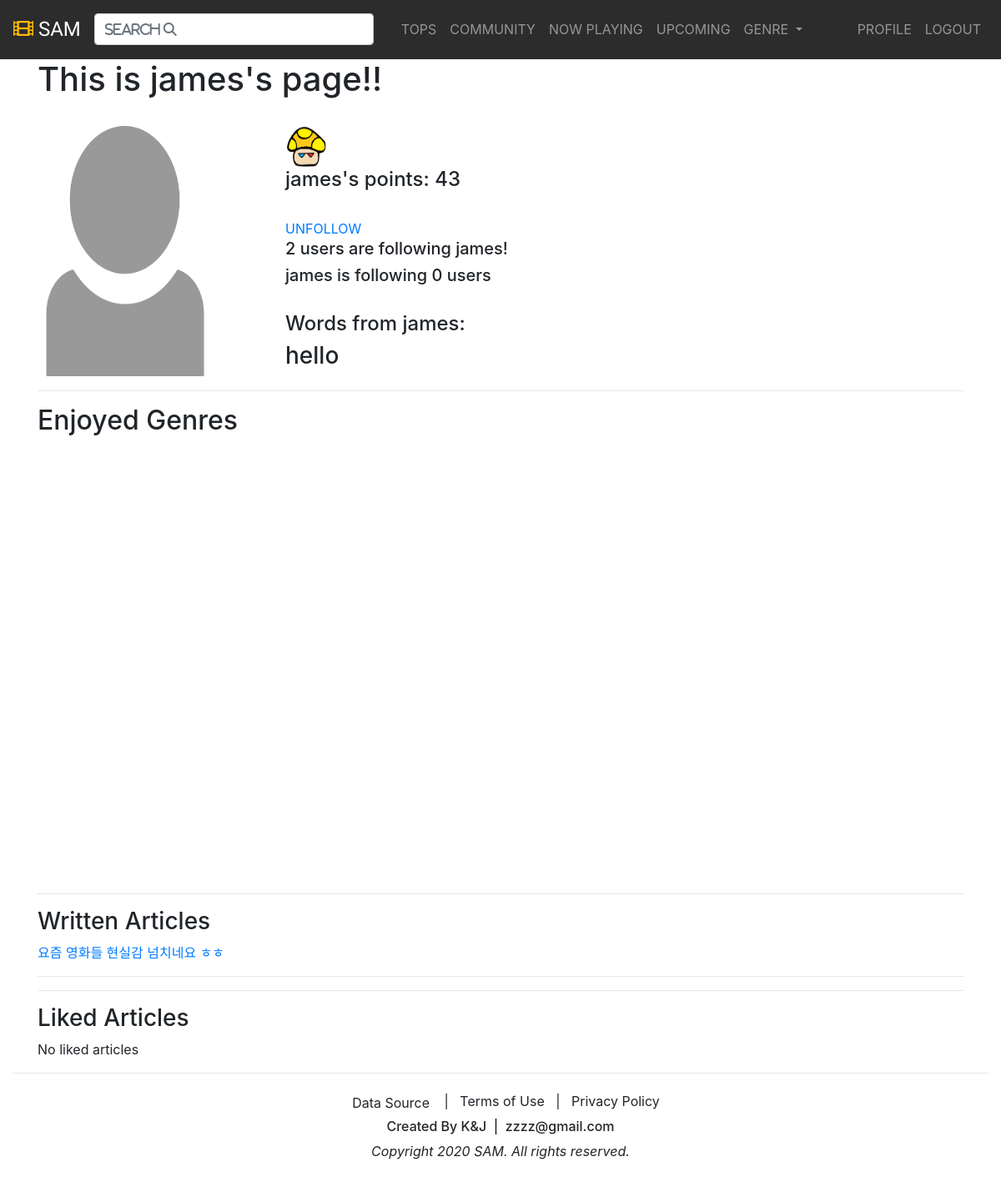
Page /accounts/james/ (signed in) on the committed database.
### accounts/models.py (models this page shows)
class User(AbstractUser):
    nickname = models.CharField(max_length=30, unique=True, error_messages={'unique':"Sorry! This nickname is already in use TT"})
    email = models.EmailField(verbose_name='email',max_length=255, unique=True, error_messages={'unique':"This email is already in use XD"})
    description = models.CharField(max_length=40, blank=True)
    avatar = models.ImageField(upload_to = 'images', blank=True)
    points = models.IntegerField(default=0)
    following = models.ManyToManyField(settings.AUTH_USER_MODEL, related_name='follower')

### movies/models.py (models this page shows)
class Article(models.Model):
    user = models.ForeignKey(settings.AUTH_USER_MODEL, on_delete=models.CASCADE)
    title = models.CharField(max_length=100)
    content = models.TextField()
    created_at = models.DateTimeField(auto_now_add=True)
    updated_at = models.DateTimeField(auto_now=True)
    like_users = models.ManyToManyField(settings.AUTH_USER_MODEL, related_name = 'like_articles')

### accounts/views.py (the view)
# urls.py: path('<username>/', views.profile, name='profile'),
@login_required
def profile(request, username):
    User = get_user_model()
    person = get_object_or_404(User,username=username)
    articles = person.article_set.all()
    liked_articles = person.like_articles.all()
    flag = 0
    act = get_object_or_404(Genre, id=28)
    action = get_object_or_404(Love, user=person, genre=act)
    flag += action.value
    ani = get_object_or_404(Genre, id=12)
    animation = get_object_or_404(Love, user=person, genre=ani)
    flag += animation.value
    com = get_object_or_404(Genre, id=16)
    comedy = get_object_or_404(Love, user=person, genre=com)
    flag += comedy.value
    crim = get_object_or_404(Genre, id=35)
    crime = get_object_or_404(Love, user=person, genre=crim)
    flag += crime.value
    docu = get_object_or_404(Genre, id=80)
    documentary = get_object_or_404(Love, user=person, genre=docu)
    flag += documentary.value
    dra = get_object_or_404(Genre, id=99)
    drama = get_object_or_404(Love, user=person, genre=dra)
    flag += drama.value
    fam = get_object_or_404(Genre, id=10751)
    family = get_object_or_404(Love, user=person, genre=fam)
    flag += family.value
    fan = get_object_or_404(Genre, id=14)
    fantasy = get_object_or_404(Love, user=person, genre=fan)
    flag += fantasy.value
    his = get_object_or_404(Genre, id=36)
    history = get_object_or_404(Love, user=person, genre=his)
    flag += history.value
    hor = get_object_or_404(Genre, id=27)
    horror = get_object_or_404(Love, user=person, genre=hor)
    flag += horror.value
    mu = get_object_or_404(Genre, id=10402)
    music = get_object_or_404(Love, user=person, genre=mu)
    flag += music.value
    mys = get_object_or_404(Genre, id=9648)
    mystery = get_object_or_404(Love, user=person, genre=mys)
    flag += mystery.value
    ro = get_object_or_404(Genre, id=10749)
    romance = get_object_or_404(Love, user=person, genre=ro)
    flag += romance.value
    sfe = get_object_or_404(Genre, id=878)
    sf = get_object_or_404(Love, user=person, genre=sfe)
    flag += sf.value
    tv = get_object_or_404(Genre, id=10770)
    tvm = get_object_or_404(Love, user=person, genre=tv)
    flag += tvm.value
    thri = get_object_or_404(Genre, id=53)
    thriller = get_object_or_404(Love, user=person, genre=thri)
    flag += thriller.value
    wa = get_object_or_404(Genre, id=10752)
    war = get_object_or_404(Love, user=person, genre=wa)
    flag += war.value
    wes = get_object_or_404(Genre, id=37)
    western = get_object_or_404(Love, user=person, genre=wes)
    flag += western.value
    context = {
        'person':person,
        "articles":articles,
        "liked_articles":liked_articles,
        "action":action,
        "animation":animation,
        "comedy":comedy,
        "crime":crime,
        "documentary":documentary,
        "drama":drama,
        "family":family,
        "fantasy":fantasy,
        "history":history,
        "horror":horror,
        "music":music,
        "mystery":mystery,
        "romance":romance,
        "sf":sf,
        "tvm":tvm,
        "thriller":thriller,
        "war":war,
        "western":western,
        "flag":flag,
    }
    return render(request,'accounts/profile.html',context)

### accounts/templates/accounts/profile.html (shortened to what this page needs)
{% extends 'base.html' %}
{% load static %}
{% block content %}
{% if user == person %}
    <h1>Welcome {{ person.nickname }}!!</h1>
    <a href="{% url 'accounts:update' person.username %}">Update</a>
{% else %}
    <h1>This is {{ person.nickname }}'s page!!</h1>
{% endif %}
<br>
<div class="row">
    <div class="mr-4">
        {% if person.avatar %}
            <img src="{{ person.avatar.url }}" height="300" width="240">
        {% else %}
            <img src="../../../../static/base_img.jpg" height="300" width="240">
        {% endif %}
    </div>
    <div class="ml-5">
        {% if person.points < 10 %}
            <img src="../../../../static/rank_1.png" height="50" width="50">
        {% elif 10 <= person.points and person.points < 20 %}
            <img src="../../../../static/rank_2.png" height="50" width="50">
        {% elif 20 <= person.points and person.points < 30 %}
            <img src="../../../../static/rank_3.png" height="50" width="50">
        {% else %}
            <img src="../../../../static/rank_4.png" height="50" width="50">
        {% endif %}
        <h4>{{ person.nickname }}'s points: {{person.points}}</h4>
        <br>
        {% if request.user != person %}
            {% if person in request.user.following.all %}
            <a href="{% url 'accounts:follow' person.username %}">UNFOLLOW</a>
            {% else %}
            <a href="{% url 'accounts:follow' person.username %}">FOLLOW</a></a>
            {% endif %}
        {% endif %}
        <h5>{{ person.follower.all.count }} users are following {{ person.nickname }}!</h5>
        <h5> {{ person.nickname }} is following {{ person.following.all.count }} users</h5>
        <br>
        <h4>Words from {{person.nickname}}:</h4>
        <h3>{{ person.description}}</h3>
    </div>
</div>
<hr>
<h2>Enjoyed Genres</h2>
<br>
{% if flag == 0 %}
<h5>No data</h5>
{% else %}
<div id="piechart" style="width: 900px; height: 500px;"></div>
{% endif %}
<hr>
<h3>Written Articles</h3>
{% if not articles %}
    <p>No written articles</p>
{% else %}
{% for article in articles %}
    <a href="{% url 'movies:article_detail' article.pk %}">
        <p>{{ article.title }}</p>
        <hr>
    </a>
{% endfor %}
{% endif %}
<hr>
<h3>Liked Articles</h3>
{% if not liked_articles %}
    <p>No liked articles</p>
{% else %}
{% for liked_article in liked_articles %}
    <a href="{% url 'movies:article_detail' liked_article.pk %}">
        <p>{{ liked_article.title }}</p>
    </a>
{% endfor %}
{% endif %}
{% endblock %}

### rows in the picture
User: nickname "james", points "43", follower.all.count "2", following.all.count "0", description "hello"
Article: title "요즘 영화들 현실감 넘치네요 ㅎㅎ"
